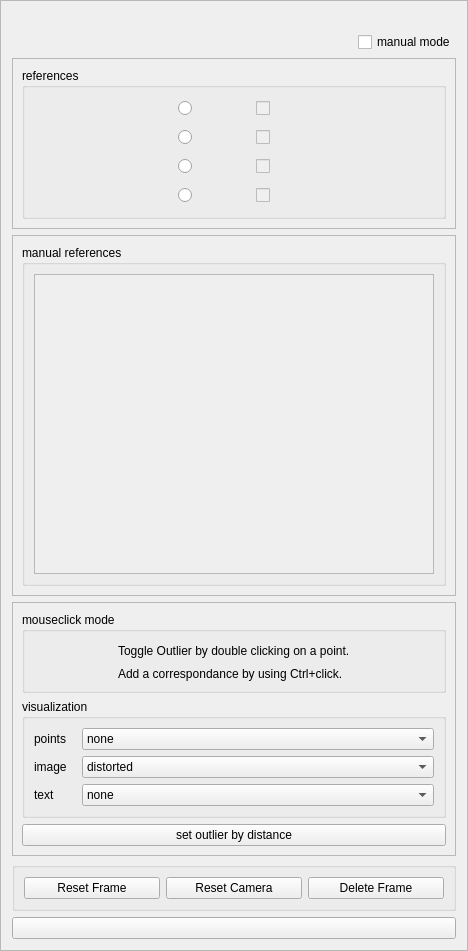
<?xml version="1.0" encoding="UTF-8"?>
<ui version="4.0">
 <class>WizardCalibrationCubeFrame</class>
 <widget class="QFrame" name="WizardCalibrationCubeFrame">
  <property name="geometry">
   <rect>
    <x>0</x>
    <y>0</y>
    <width>468</width>
    <height>899</height>
   </rect>
  </property>
  <property name="windowTitle">
   <string>Frame</string>
  </property>
  <property name="frameShape">
   <enum>QFrame::StyledPanel</enum>
  </property>
  <property name="frameShadow">
   <enum>QFrame::Raised</enum>
  </property>
  <layout class="QGridLayout" name="gridLayout">
   <item row="0" column="0" colspan="2">
    <widget class="QLabel" name="label">
     <property name="text">
      <string/>
     </property>
     <property name="alignment">
      <set>Qt::AlignCenter</set>
     </property>
     <property name="wordWrap">
      <bool>true</bool>
     </property>
    </widget>
   </item>
   <item row="6" column="0" colspan="2">
    <widget class="QPushButton" name="pushButton">
     <property name="text">
      <string/>
     </property>
    </widget>
   </item>
   <item row="1" column="0">
    <spacer name="horizontalSpacer_5">
     <property name="orientation">
      <enum>Qt::Horizontal</enum>
     </property>
     <property name="sizeHint" stdset="0">
      <size>
       <width>40</width>
       <height>20</height>
      </size>
     </property>
    </spacer>
   </item>
   <item row="2" column="0" colspan="2">
    <widget class="QFrame" name="frameReferences">
     <property name="frameShape">
      <enum>QFrame::StyledPanel</enum>
     </property>
     <property name="frameShadow">
      <enum>QFrame::Raised</enum>
     </property>
     <layout class="QGridLayout" name="gridLayout_5">
      <item row="0" column="0">
       <widget class="QGroupBox" name="groupBox">
        <property name="title">
         <string>references</string>
        </property>
        <layout class="QGridLayout" name="gridLayout_6">
         <property name="leftMargin">
          <number>15</number>
         </property>
         <property name="horizontalSpacing">
          <number>20</number>
         </property>
         <item row="3" column="5">
          <widget class="QLabel" name="labelReference4">
           <property name="text">
            <string/>
           </property>
          </widget>
         </item>
         <item row="3" column="3">
          <widget class="QToolButton" name="toolButtonReference4">
           <property name="text">
            <string/>
           </property>
           <property name="autoRaise">
            <bool>true</bool>
           </property>
          </widget>
         </item>
         <item row="2" column="3">
          <widget class="QToolButton" name="toolButtonReference3">
           <property name="text">
            <string/>
           </property>
           <property name="autoRaise">
            <bool>true</bool>
           </property>
          </widget>
         </item>
         <item row="0" column="3">
          <widget class="QToolButton" name="toolButtonReference1">
           <property name="text">
            <string/>
           </property>
           <property name="popupMode">
            <enum>QToolButton::DelayedPopup</enum>
           </property>
           <property name="toolButtonStyle">
            <enum>Qt::ToolButtonIconOnly</enum>
           </property>
           <property name="autoRaise">
            <bool>true</bool>
           </property>
          </widget>
         </item>
         <item row="1" column="3">
          <widget class="QToolButton" name="toolButtonReference2">
           <property name="text">
            <string/>
           </property>
           <property name="autoRaise">
            <bool>true</bool>
           </property>
          </widget>
         </item>
         <item row="2" column="5">
          <widget class="QLabel" name="labelReference3">
           <property name="text">
            <string/>
           </property>
          </widget>
         </item>
         <item row="0" column="4">
          <widget class="QCheckBox" name="checkBoxReference1">
           <property name="enabled">
            <bool>false</bool>
           </property>
           <property name="sizePolicy">
            <sizepolicy hsizetype="Maximum" vsizetype="Fixed">
             <horstretch>0</horstretch>
             <verstretch>0</verstretch>
            </sizepolicy>
           </property>
           <property name="text">
            <string/>
           </property>
          </widget>
         </item>
         <item row="0" column="5">
          <widget class="QLabel" name="labelReference1">
           <property name="text">
            <string/>
           </property>
          </widget>
         </item>
         <item row="1" column="5">
          <widget class="QLabel" name="labelReference2">
           <property name="text">
            <string/>
           </property>
          </widget>
         </item>
         <item row="0" column="2">
          <widget class="QRadioButton" name="radioButtonReference1">
           <property name="sizePolicy">
            <sizepolicy hsizetype="Minimum" vsizetype="Preferred">
             <horstretch>0</horstretch>
             <verstretch>0</verstretch>
            </sizepolicy>
           </property>
           <property name="text">
            <string/>
           </property>
          </widget>
         </item>
         <item row="1" column="4">
          <widget class="QCheckBox" name="checkBoxReference2">
           <property name="enabled">
            <bool>false</bool>
           </property>
           <property name="sizePolicy">
            <sizepolicy hsizetype="Maximum" vsizetype="Fixed">
             <horstretch>0</horstretch>
             <verstretch>0</verstretch>
            </sizepolicy>
           </property>
           <property name="text">
            <string/>
           </property>
          </widget>
         </item>
         <item row="3" column="4">
          <widget class="QCheckBox" name="checkBoxReference4">
           <property name="enabled">
            <bool>false</bool>
           </property>
           <property name="sizePolicy">
            <sizepolicy hsizetype="Maximum" vsizetype="Fixed">
             <horstretch>0</horstretch>
             <verstretch>0</verstretch>
            </sizepolicy>
           </property>
           <property name="text">
            <string/>
           </property>
          </widget>
         </item>
         <item row="2" column="2">
          <widget class="QRadioButton" name="radioButtonReference3">
           <property name="text">
            <string/>
           </property>
          </widget>
         </item>
         <item row="1" column="2">
          <widget class="QRadioButton" name="radioButtonReference2">
           <property name="text">
            <string/>
           </property>
          </widget>
         </item>
         <item row="3" column="2">
          <widget class="QRadioButton" name="radioButtonReference4">
           <property name="text">
            <string/>
           </property>
          </widget>
         </item>
         <item row="0" column="6">
          <spacer name="horizontalSpacer_2">
           <property name="orientation">
            <enum>Qt::Horizontal</enum>
           </property>
           <property name="sizeHint" stdset="0">
            <size>
             <width>110</width>
             <height>20</height>
            </size>
           </property>
          </spacer>
         </item>
         <item row="2" column="4">
          <widget class="QCheckBox" name="checkBoxReference3">
           <property name="enabled">
            <bool>false</bool>
           </property>
           <property name="sizePolicy">
            <sizepolicy hsizetype="Maximum" vsizetype="Fixed">
             <horstretch>0</horstretch>
             <verstretch>0</verstretch>
            </sizepolicy>
           </property>
           <property name="text">
            <string/>
           </property>
          </widget>
         </item>
         <item row="0" column="0">
          <spacer name="horizontalSpacer">
           <property name="orientation">
            <enum>Qt::Horizontal</enum>
           </property>
           <property name="sizeHint" stdset="0">
            <size>
             <width>40</width>
             <height>20</height>
            </size>
           </property>
          </spacer>
         </item>
        </layout>
       </widget>
      </item>
     </layout>
    </widget>
   </item>
   <item row="4" column="0" colspan="2">
    <widget class="QFrame" name="frameModifyCalibration">
     <property name="frameShape">
      <enum>QFrame::StyledPanel</enum>
     </property>
     <property name="frameShadow">
      <enum>QFrame::Raised</enum>
     </property>
     <layout class="QGridLayout" name="gridLayout_4">
      <item row="0" column="0" colspan="3">
       <widget class="QGroupBox" name="groupBoxMouseClickMode">
        <property name="title">
         <string>mouseclick mode</string>
        </property>
        <layout class="QGridLayout" name="gridLayout_2">
         <item row="0" column="2">
          <spacer name="horizontalSpacer_4">
           <property name="orientation">
            <enum>Qt::Horizontal</enum>
           </property>
           <property name="sizeHint" stdset="0">
            <size>
             <width>40</width>
             <height>20</height>
            </size>
           </property>
          </spacer>
         </item>
         <item row="0" column="0">
          <spacer name="horizontalSpacer_3">
           <property name="orientation">
            <enum>Qt::Horizontal</enum>
           </property>
           <property name="sizeHint" stdset="0">
            <size>
             <width>40</width>
             <height>20</height>
            </size>
           </property>
          </spacer>
         </item>
         <item row="1" column="1">
          <widget class="QLabel" name="label_5">
           <property name="text">
            <string>Add a correspondance by using Ctrl+click.</string>
           </property>
          </widget>
         </item>
         <item row="0" column="1">
          <widget class="QLabel" name="label_4">
           <property name="text">
            <string>Toggle Outlier by double clicking on a point.</string>
           </property>
          </widget>
         </item>
        </layout>
       </widget>
      </item>
      <item row="2" column="0" colspan="3">
       <widget class="QPushButton" name="pushButtonRemoveOutlierAutomatically">
        <property name="text">
         <string>set outlier by distance</string>
        </property>
       </widget>
      </item>
      <item row="1" column="0" colspan="3">
       <widget class="QGroupBox" name="groupBoxVisualization">
        <property name="title">
         <string>visualization</string>
        </property>
        <layout class="QGridLayout" name="gridLayout_3">
         <item row="0" column="0">
          <widget class="QLabel" name="label_2">
           <property name="sizePolicy">
            <sizepolicy hsizetype="Maximum" vsizetype="Preferred">
             <horstretch>0</horstretch>
             <verstretch>0</verstretch>
            </sizepolicy>
           </property>
           <property name="minimumSize">
            <size>
             <width>0</width>
             <height>0</height>
            </size>
           </property>
           <property name="maximumSize">
            <size>
             <width>165</width>
             <height>16777215</height>
            </size>
           </property>
           <property name="text">
            <string>points   </string>
           </property>
          </widget>
         </item>
         <item row="0" column="2">
          <widget class="QComboBox" name="comboBoxPoints">
           <property name="sizePolicy">
            <sizepolicy hsizetype="MinimumExpanding" vsizetype="Fixed">
             <horstretch>0</horstretch>
             <verstretch>0</verstretch>
            </sizepolicy>
           </property>
           <item>
            <property name="text">
             <string>none</string>
            </property>
           </item>
           <item>
            <property name="text">
             <string>all detected points(distorted)</string>
            </property>
           </item>
           <item>
            <property name="text">
             <string>detected cube points (distorted)</string>
            </property>
           </item>
           <item>
            <property name="text">
             <string>projected cube points (distorted)</string>
            </property>
           </item>
           <item>
            <property name="text">
             <string>detected cube points (undistorted)</string>
            </property>
           </item>
           <item>
            <property name="text">
             <string>projected cube points (undistorted)</string>
            </property>
           </item>
          </widget>
         </item>
         <item row="1" column="0">
          <widget class="QLabel" name="label_3">
           <property name="sizePolicy">
            <sizepolicy hsizetype="Ignored" vsizetype="Preferred">
             <horstretch>0</horstretch>
             <verstretch>0</verstretch>
            </sizepolicy>
           </property>
           <property name="minimumSize">
            <size>
             <width>0</width>
             <height>0</height>
            </size>
           </property>
           <property name="maximumSize">
            <size>
             <width>165</width>
             <height>16777215</height>
            </size>
           </property>
           <property name="text">
            <string>image</string>
           </property>
          </widget>
         </item>
         <item row="1" column="2">
          <widget class="QComboBox" name="comboBoxImage">
           <property name="sizePolicy">
            <sizepolicy hsizetype="Ignored" vsizetype="Fixed">
             <horstretch>0</horstretch>
             <verstretch>0</verstretch>
            </sizepolicy>
           </property>
           <item>
            <property name="text">
             <string>distorted</string>
            </property>
           </item>
           <item>
            <property name="text">
             <string>undistorted</string>
            </property>
           </item>
          </widget>
         </item>
         <item row="2" column="0">
          <widget class="QLabel" name="label_6">
           <property name="text">
            <string>text</string>
           </property>
          </widget>
         </item>
         <item row="2" column="2">
          <widget class="QComboBox" name="comboBoxText">
           <item>
            <property name="text">
             <string>none</string>
            </property>
           </item>
           <item>
            <property name="text">
             <string>id</string>
            </property>
           </item>
           <item>
            <property name="text">
             <string>error</string>
            </property>
           </item>
           <item>
            <property name="text">
             <string>error (coloredcoded)</string>
            </property>
           </item>
          </widget>
         </item>
        </layout>
       </widget>
      </item>
     </layout>
    </widget>
   </item>
   <item row="5" column="0" colspan="2">
    <widget class="QGroupBox" name="groupBoxDelete">
     <property name="title">
      <string/>
     </property>
     <layout class="QGridLayout" name="gridLayout_7">
      <item row="0" column="1">
       <widget class="QPushButton" name="pushButtonResetCamera">
        <property name="text">
         <string>Reset Camera</string>
        </property>
       </widget>
      </item>
      <item row="0" column="0">
       <widget class="QPushButton" name="pushButtonResetFrame">
        <property name="text">
         <string>Reset Frame</string>
        </property>
       </widget>
      </item>
      <item row="0" column="2">
       <widget class="QPushButton" name="pushButtonDeleteFrame">
        <property name="text">
         <string>Delete Frame</string>
        </property>
       </widget>
      </item>
     </layout>
    </widget>
   </item>
   <item row="3" column="0" colspan="2">
    <widget class="QFrame" name="frameManual">
     <property name="frameShape">
      <enum>QFrame::StyledPanel</enum>
     </property>
     <property name="frameShadow">
      <enum>QFrame::Raised</enum>
     </property>
     <layout class="QGridLayout" name="gridLayout_9">
      <item row="1" column="0">
       <widget class="QGroupBox" name="groupBox_2">
        <property name="title">
         <string>manual references</string>
        </property>
        <layout class="QGridLayout" name="gridLayout_8">
         <item row="1" column="0" colspan="2">
          <widget class="QScrollArea" name="scrollArea">
           <property name="minimumSize">
            <size>
             <width>200</width>
             <height>300</height>
            </size>
           </property>
           <property name="widgetResizable">
            <bool>true</bool>
           </property>
           <widget class="QWidget" name="scrollAreaWidgetContents">
            <property name="geometry">
             <rect>
              <x>0</x>
              <y>0</y>
              <width>406</width>
              <height>298</height>
             </rect>
            </property>
            <layout class="QGridLayout" name="gridLayout_10"/>
            <zorder>groupBox_2</zorder>
           </widget>
          </widget>
         </item>
        </layout>
       </widget>
      </item>
     </layout>
    </widget>
   </item>
   <item row="1" column="1">
    <widget class="QCheckBox" name="checkBoxManual">
     <property name="text">
      <string>manual mode</string>
     </property>
    </widget>
   </item>
  </layout>
 </widget>
 <resources/>
 <connections/>
</ui>
